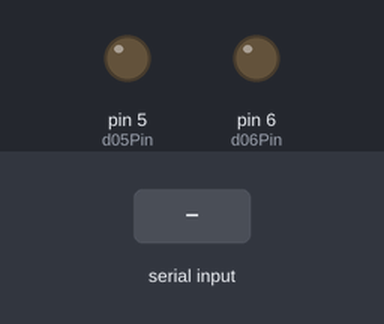
Bench run of a sketch on a simulated Arduino Uno, built with avr-gcc and run on an emulated ATmega328P. On the bench: output pins drawn as LEDs (lit = HIGH). The inputs (shaded band) are chosen by the test bench.

Above: at 1.2 s.
1.3 s: "90,45\n" received over Serial
At 2.5 s:
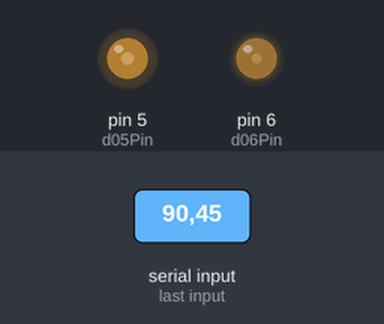
2.8 s: "30,150\n" received over Serial
At 3.6 s:
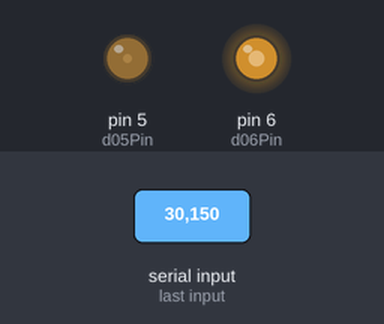
4.3 s: "1,90\n" received over Serial
At 4.7 s:
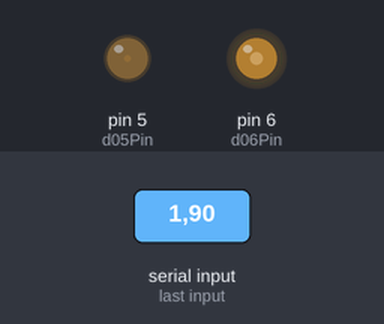
Timing chart, 0 to 7.3 s (numbered marks = the images above; inputs shaded):
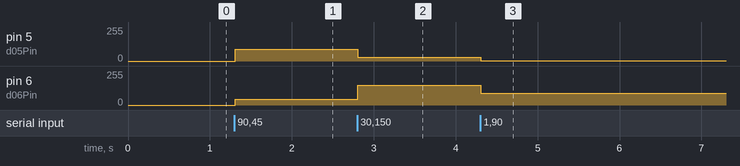

The sketch:

07_dim2LEDs.ino
```cpp
// this is to control fading two LEDs on the Sparkfun Digital Sandbox

int d05Val = 0;
int d06Val = 0;

const int d05Pin = 5;
const int d06Pin = 6;

void setup() {

Serial.begin(9600);

pinMode(d05Pin, OUTPUT);
pinMode(d06Pin, OUTPUT);

}

void loop() {

  while (Serial.available() > 0) {

  d05Val = Serial.parseInt();
  d06Val = Serial.parseInt();

  if (Serial.read() == '\n') { //dec value 10 in Max

  analogWrite(d05Pin, d05Val); //note the word "analog" now
  analogWrite(d06Pin, d06Val);
      }
  }
}
```

Measured:
- after the input at 1.3 s, pin 5 (d05Pin): 0/255 → 90/255 at once; pin 6 (d06Pin): 0/255 → 45/255 at once
- after the input at 2.8 s, pin 5 (d05Pin): 90/255 → 30/255 at once; pin 6 (d06Pin): 45/255 → 150/255 at once
- after the input at 4.3 s, pin 5 (d05Pin): 30/255 → 1/255 at once; pin 6 (d06Pin): 150/255 → 90/255 at once
